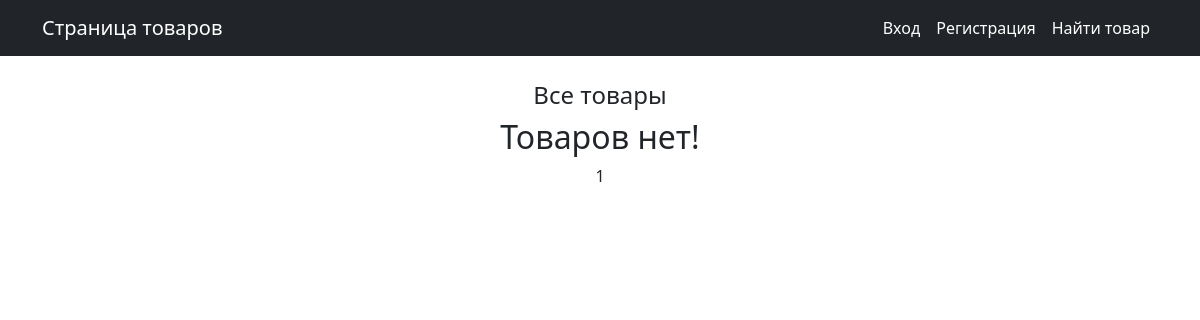
The app's page /, older data.
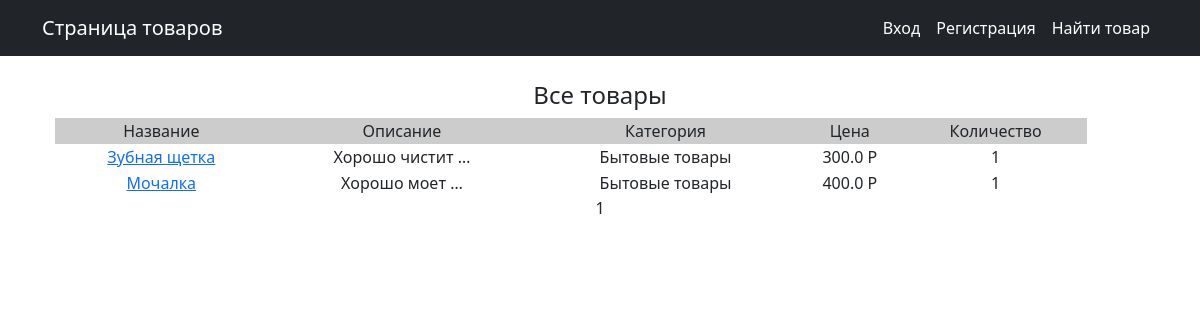
The same page, newer data.
### product/models.py (models this page shows, shortened)
class Product(models.Model):
    name = models.CharField(
        max_length=50,
        unique=True,  # названия товаров не должны повторяться
    )
    description = models.TextField()
    quantity = models.IntegerField(
        validators=[MinValueValidator(0)],
    )
    category = models.ForeignKey(
        to='Category',
        on_delete=models.CASCADE,
        related_name='products',  # все продукты в категории будут доступны через поле products
    )
    price = models.FloatField(
        validators=[MinValueValidator(0.0)],
    )

class Category(models.Model):
    name = models.CharField(max_length=100, unique=True)

### product/views.py (the view)
# urls.py: path('', ProductsList.as_view(), name='product_list'),
class ProductsList(ListView):
    model = Product
    ordering = 'name'
    template_name = 'products.html'
    context_object_name = 'products'
    paginate_by = 12

### product/templatetags/custom_filters.py (called while the page is built)
@register.filter()
def currency(value, code='rub'):
   postfix = CURRENCIES_SYMBOLS[code]
   return f'{value} {postfix}'

### templates/products.html (shortened to what this page needs)
{% extends 'flatpages/default.html' %}
{% load custom_filters %}
{% load custom_tags %}
{% block content %}
   <h4>Все товары</h4>
   {% if products %}
<div class="content">
       <table  width="95%">
           <tr bgcolor="#CCCCCC">
               <td>Название</td>
               <td>Описание</td>
               <td>Категория</td>
               <td>Цена</td>
               <td>Количество</td>
           </tr>
           {% for product in products %}
           <tr>
               <td><a href="{% url 'product_detail' product.id %}">{{ product.name }}</a></td>
               <td>{{ product.description|truncatewords:2 }}</td>
               <td>{{ product.category.name }}</td>
               <td>{{ product.price|currency:"rub" }}</td>
               <td>{{ product.quantity }}</td>
               <td>
               </td>
           </tr>
           {% endfor %}
       </table>
</div>
   {% else %}
       <h2>Товаров нет!</h2>
   {% endif %}
   {{ page_obj.number }}
{% endblock content %}

Row changes from the older to the newer data that the page shows:
added Product: name "Зубная щетка", description "Хорошо чистит …", category.name "Бытовые товары", price "300.0 Р", quantity "1"
added Product: name "Мочалка", description "Хорошо моет …", category.name "Бытовые товары", price "400.0 Р", quantity "1"
Text that changed along with them:
text no longer shown: "Товаров нет!"
text now shown: "Название Описание Категория Цена Количество"
